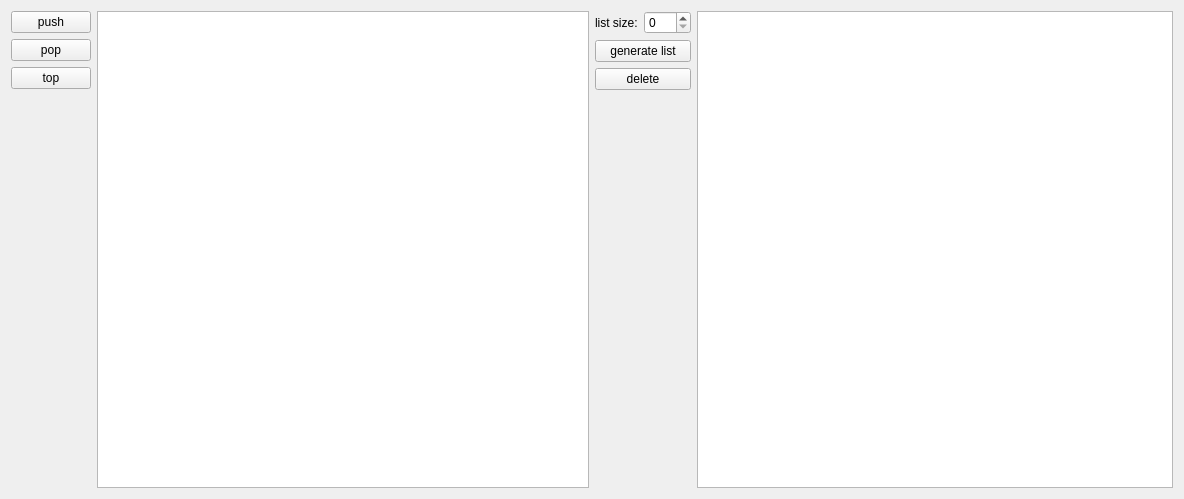
<?xml version="1.0" encoding="UTF-8"?>
<ui version="4.0">
 <class>Widget</class>
 <widget class="QWidget" name="Widget">
  <property name="geometry">
   <rect>
    <x>0</x>
    <y>0</y>
    <width>1184</width>
    <height>499</height>
   </rect>
  </property>
  <property name="windowTitle">
   <string>Widget</string>
  </property>
  <layout class="QGridLayout" name="gridLayout">
   <item row="0" column="0">
    <layout class="QHBoxLayout" name="horizontalLayout_4">
     <item>
      <layout class="QHBoxLayout" name="horizontalLayout">
       <item>
        <layout class="QVBoxLayout" name="verticalLayout_2">
         <item>
          <layout class="QVBoxLayout" name="verticalLayout">
           <item>
            <widget class="QPushButton" name="pushButton">
             <property name="text">
              <string>push</string>
             </property>
            </widget>
           </item>
           <item>
            <widget class="QPushButton" name="pushButton_2">
             <property name="text">
              <string>pop</string>
             </property>
            </widget>
           </item>
           <item>
            <widget class="QPushButton" name="pushButton_3">
             <property name="text">
              <string>top</string>
             </property>
            </widget>
           </item>
          </layout>
         </item>
         <item>
          <spacer name="verticalSpacer">
           <property name="orientation">
            <enum>Qt::Vertical</enum>
           </property>
           <property name="sizeHint" stdset="0">
            <size>
             <width>20</width>
             <height>40</height>
            </size>
           </property>
          </spacer>
         </item>
        </layout>
       </item>
       <item>
        <widget class="QListWidget" name="listWidget"/>
       </item>
      </layout>
     </item>
     <item>
      <layout class="QHBoxLayout" name="horizontalLayout_3">
       <item>
        <layout class="QVBoxLayout" name="verticalLayout_4">
         <item>
          <layout class="QVBoxLayout" name="verticalLayout_3">
           <item>
            <layout class="QHBoxLayout" name="horizontalLayout_2">
             <item>
              <widget class="QLabel" name="label">
               <property name="text">
                <string>list size:</string>
               </property>
              </widget>
             </item>
             <item>
              <widget class="QSpinBox" name="spinBox">
               <property name="maximum">
                <number>100</number>
               </property>
              </widget>
             </item>
            </layout>
           </item>
           <item>
            <widget class="QPushButton" name="pushButton_4">
             <property name="text">
              <string>generate list</string>
             </property>
            </widget>
           </item>
           <item>
            <widget class="QPushButton" name="pushButton_5">
             <property name="text">
              <string>delete</string>
             </property>
            </widget>
           </item>
          </layout>
         </item>
         <item>
          <spacer name="verticalSpacer_2">
           <property name="orientation">
            <enum>Qt::Vertical</enum>
           </property>
           <property name="sizeHint" stdset="0">
            <size>
             <width>20</width>
             <height>40</height>
            </size>
           </property>
          </spacer>
         </item>
        </layout>
       </item>
       <item>
        <widget class="QListWidget" name="listWidget_2"/>
       </item>
      </layout>
     </item>
    </layout>
   </item>
  </layout>
 </widget>
 <resources/>
 <connections/>
</ui>
